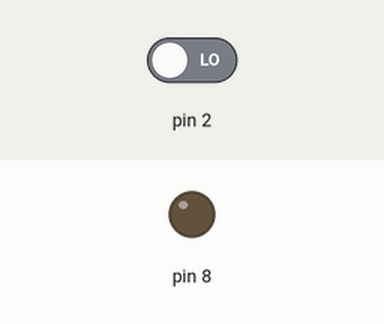
This sketch was run on a simulated Arduino Uno, built with avr-gcc and run on an emulated ATmega328P. Shown: output pins drawn as LEDs (lit = HIGH). The test bench sets the inputs (shaded band); at power-on: pin 2 LOW.

Above: at 1.2 s.
1.3 s: pin 2 driven HIGH
At 2.3 s:
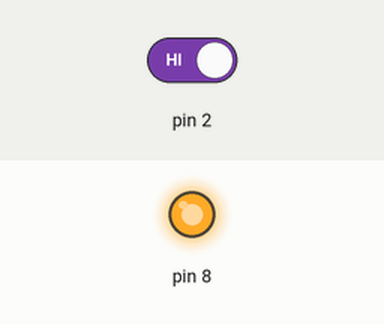
2.8 s: pin 2 driven LOW
At 3.6 s:
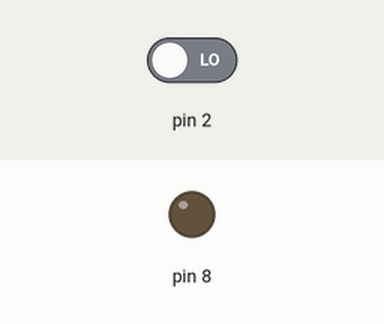
Timing chart, 0 to 5.8 s (numbered marks = the images above; inputs shaded):
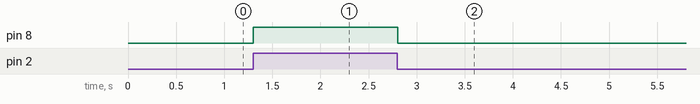

Measured:
- after the input at 1.3 s, pin 8: LOW → HIGH at once
- after the input at 2.8 s, pin 8: HIGH → LOW at once

The sketch:

Automatic-Light-Switch.ino
```cpp
void setup()
{
  	// Configure Pins as Input and Output
  	pinMode(2, INPUT);
  	pinMode(8, OUTPUT);
}
void loop()
{
  	// Get Data from Sensor Port
  	int sensor = digitalRead(2);
  	// Pin State Change (0 to 1)
  	if(sensor == HIGH)
  	{
      	// Turn ON LED
      	digitalWrite(8, HIGH);
  	}
  	// Pin State Change (1 to 0)
  	else
  	{
      	// Turn OFF LED
      	digitalWrite(8, LOW);
  	}
  	// Delay of 10ms for LED
  	delay(10);
}
```
